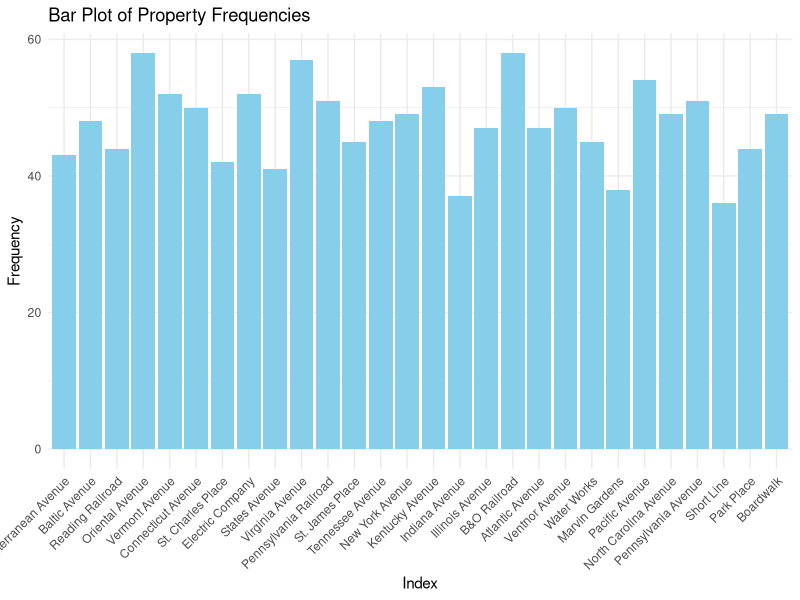
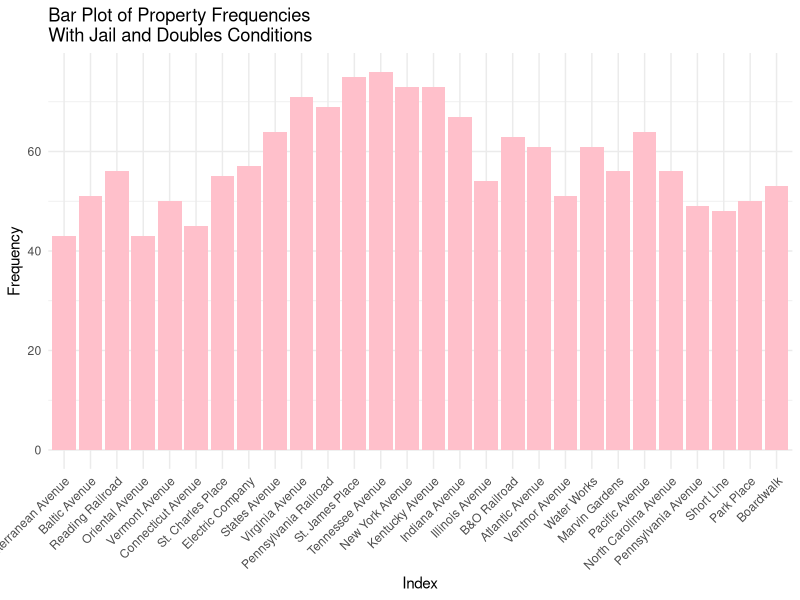
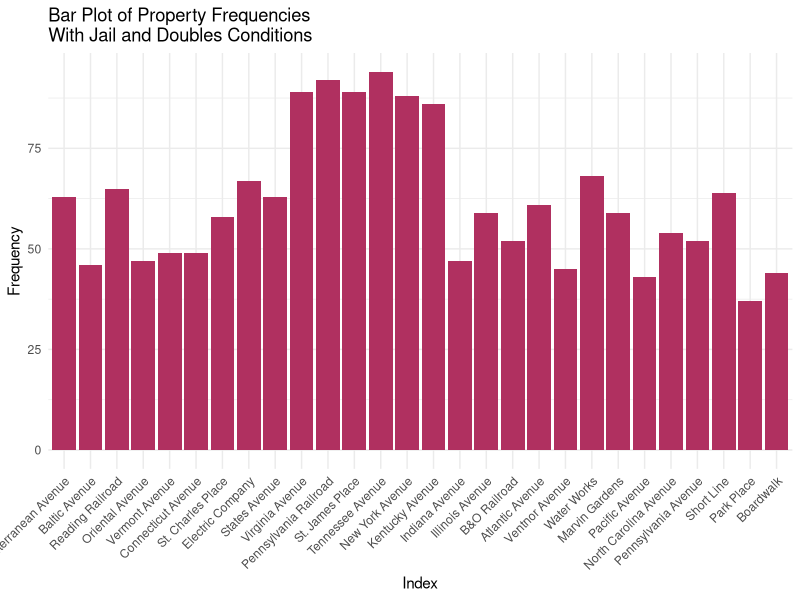

Source code (R) for these figures, in order:
## ---- chunk 1
knitr::opts_chunk$set(echo = TRUE)
## ---- chunk 2
# Word docx in repository
## ---- chunk 3
dice_1 <- function() {
  sample(1:6, 1)
}

dice_2 <- function() {
  sample(1:6, 1)
}

property_sum_10games <- c(0, 0, 0, 0, 0, 0, 0, 0, 0, 0, 0, 0, 0, 0, 0, 0, 0, 0, 0, 0, 0, 0, 0, 0, 0, 0, 0, 0)

for (game in 1:10) {
  game_board <- c(0, 0, 0, 0, 0, 0, 0, 0, 0, 0, 0, 0, 0, 0, 0, 0, 0, 0, 0, 0, 0, 0, 0, 0, 0, 0, 0, 0, 0, 0, 0, 0, 0, 0, 0, 0, 0, 0, 0, 0)

  players <- list(
    player1 <- 0,
    player2 <- 0,
    player3 <- 0,
    player4 <- 0
  )

  for (i in 1:50) {
    for (j in 1:4) {
      dice_total <- dice_1() + dice_2()
      players[[j]] <- (players[[j]] + dice_total) %% 41
      game_board[players[[j]]] <- game_board[players[[j]]] + 1
    }
  }

  properties <- game_board[c(2, 4, 6, 7, 9, 10, 12, 13, 14, 15, 16, 17, 19, 20, 22, 24, 25, 26, 27, 28, 29, 30, 32, 33, 35, 36, 38, 40)]
  
  property_sum_10games <- property_sum_10games + properties
}  

names(property_sum_10games) <- c("Mediterranean Avenue", "Baltic Avenue", "Reading Railroad", "Oriental Avenue", "Vermont Avenue", "Connecticut Avenue", "St. Charles Place", "Electric Company", "States Avenue", "Virginia Avenue", "Pennsylvania Railroad", "St. James Place", "Tennessee Avenue", "New York Avenue", "Kentucky Avenue", "Indiana Avenue", "Illinois Avenue", "B&O Railroad", "Atlantic Avenue", "Ventnor Avenue", "Water Works", "Marvin Gardens", "Pacific Avenue", "North Carolina Avenue", "Pennsylvania Avenue", "Short Line", "Park Place", "Boardwalk")

library(ggplot2)

prop_freq1 <- data.frame(
  property = factor(names(property_sum_10games), levels = names(property_sum_10games)),
  frequency = property_sum_10games
)

ggplot(prop_freq1, aes(x = property, y = frequency)) +
  geom_bar(stat = "identity", fill = "skyblue") +
  labs(x = "Index", y = "Frequency", title = "Bar Plot of Property Frequencies") +
  theme_minimal() +
  theme(axis.text.x = element_text(angle = 45, hjust = 1))
## ---- chunk 4
property_sum_10games_jail <- c(0, 0, 0, 0, 0, 0, 0, 0, 0, 0, 0, 0, 0, 0, 0, 0, 0, 0, 0, 0, 0, 0, 0, 0, 0, 0, 0, 0)

for (game in 1:10) {
  game_board <- c(0, 0, 0, 0, 0, 0, 0, 0, 0, 0, 0, 0, 0, 0, 0, 0, 0, 0, 0, 0, 0, 0, 0, 0, 0, 0, 0, 0, 0, 0, 0, 0, 0, 0, 0, 0, 0, 0, 0, 0)

  players <- list( # Store players as a list of data frames with their information
    player1 <- data.frame(
      location = 0, # Location on the board (integer)
      double_rolls = 0, # Number of times doubles have been rolled consecutively (integer)
      jail = FALSE, # Is the player in jail? (boolean)
      jail_rolls = 0), # Number of times a player has rolled while in jail (integer)
    player2 <- data.frame(
      location = 0,
      double_rolls = 0,
      jail = FALSE,
      jail_rolls = 0),
    player3 <- data.frame(
      location = 0,
      double_rolls = 0,
      jail = FALSE,
      jail_rolls = 0),
    player4 <- data.frame(
      location = 0,
      double_rolls = 0,
      jail = FALSE,
      jail_rolls = 0)
  )

  for (i in 1:50) { # Each player has 50 turns
    for (j in 1:4) { # Players take turns in order
      if (players[[j]]$jail == TRUE) { # If the player is in jail...
        d1 = dice_1()
        d2 = dice_2()
        jail_rolls <- jail_rolls + 1
        
        if (d1 == d2 || players[[j]]$jail_rolls == 3) { # If the player rolls doubles or has been in jail for 3 turns, then they get out
          jail = FALSE
          players[[j]]$jail_rolls <- 0
          dice_total <- dice_1() + dice_2()
          players[[j]]$location <- (players[[j]]$location + dice_total) %% 41
          game_board[players[[j]]$location] <- game_board[players[[j]]$location] + 1
        }
        
      } else { # If the player is not in jail...
        d1 = dice_1()
        d2 = dice_2()
        dice_total <- dice_1() + dice_2()
        players[[j]]$location <- (players[[j]]$location + dice_total) %% 41
        game_board[players[[j]]$location] <- game_board[players[[j]]$location] + 1
        
        if (players[[j]]$location == 31) { # Player landed on "Go to jail"
          players[[j]]$location <- 11
          jail = TRUE
        } else if (d1 == d2) { # Player rolled doubles on their first roll
          players[[j]]$double_rolls = players[[j]]$double_rolls + 1
        }
        
        while (players[[j]]$double_rolls > 0 & players[[j]]$double_rolls < 3) { # Player rolls again if they got doubles
          d1 = dice_1()
          d2 = dice_2()
          dice_total <- dice_1() + dice_2()
          players[[j]]$location <- (players[[j]]$location + dice_total) %% 41
          game_board[players[[j]]$location] <- game_board[players[[j]]$location] + 1
          
          if (d1 == d2) { # Increment the player's number of consecutive doubles rolls
            players[[j]]$double_rolls = players[[j]]$double_rolls + 1
          }
        }
        
        if (players[[j]]$double_rolls == 3) { # If player rolls double 3 times in a row, then they go to jail
          players[[j]]$location <- 11
          jail = TRUE
        }
      }
    }  
  }    

  properties <- game_board[c(2, 4, 6, 7, 9, 10, 12, 13, 14, 15, 16, 17, 19, 20, 22, 24, 25, 26, 27, 28, 29, 30, 32, 33, 35, 36, 38, 40)]
  
  property_sum_10games_jail <- property_sum_10games_jail + properties
}  

names(property_sum_10games_jail) <- c("Mediterranean Avenue", "Baltic Avenue", "Reading Railroad", "Oriental Avenue", "Vermont Avenue", "Connecticut Avenue", "St. Charles Place", "Electric Company", "States Avenue", "Virginia Avenue", "Pennsylvania Railroad", "St. James Place", "Tennessee Avenue", "New York Avenue", "Kentucky Avenue", "Indiana Avenue", "Illinois Avenue", "B&O Railroad", "Atlantic Avenue", "Ventnor Avenue", "Water Works", "Marvin Gardens", "Pacific Avenue", "North Carolina Avenue", "Pennsylvania Avenue", "Short Line", "Park Place", "Boardwalk")

library(ggplot2)

prop_freq2 <- data.frame(
  property = factor(names(property_sum_10games_jail), levels = names(property_sum_10games_jail)),
  frequency = property_sum_10games_jail
)

ggplot(prop_freq2, aes(x = property, y = frequency)) +
  geom_bar(stat = "identity", fill = "pink") +
  labs(x = "Index", y = "Frequency", title = "Bar Plot of Property Frequencies\nWith Jail and Doubles Conditions") +
  theme_minimal() +
  theme(axis.text.x = element_text(angle = 45, hjust = 1))
## ---- chunk 5
# Chance (Movement Cards):
  # Advance to Boardwalk
  # Advance to Go (Collect $200)
  # Advance to Illinois Avenue. If you pass Go, collect $200.
  # Advance to St. Charles Place. If you pass Go, collect $200.
  # Advance to the nearest Railroad. If unowned, you may buy it from the Bank. If owned, pay owner twice the rental to which they are otherwise entitled.
  # Advance to the nearest Railroad. If unowned, you may buy it from the Bank. If owned, pay owner twice the rental to which they are otherwise entitled.
  # Advance token to nearest Utility. If unowned, you may buy it from the Bank. If owned, throw dice and pay owner a total ten times amount thrown.
  # Go Back 3 Spaces.
  # Go to Jail. Go directly to Jail, do not pass Go, do not collect $200.
  # Take a trip to Reading Railroad. If you pass Go, collect $200.

# Chance (Non-Movement Cards):
  # Bank pays you dividend of $50.
  # Get Out of Jail Free.
  # Make general repairs on all your property. For each house pay $25. For each hotel pay $100.
  # Speeding fine $15.
  # You have been elected Chairman of the Board. Pay each player $50.
  # Your building loan matures. Collect $150

# Chance function
chance <- function() {
  card <- sample(1:16, 1)
  if (card == 1) {
    players[[j]]$location <- 40 # Advance to Boardwalk
  } else if (card == 2) {
    players[[j]]$location <- 1 # Advance to Go
  } else if (card == 3) {
    players[[j]]$location <- 25 # Advance to Illinois Ave
  } else if (card == 4) {
    players[[j]]$location <- 12 # Advance to St. Charles Place
  } else if (card == 5 || card == 6) { # Advance to the nearest railroad
    if (players[[j]]$location == 37) {
      players[[j]]$location <- 6 # Advance to Reading Railroad
    } else if (players[[j]]$location == 8) {
      players[[j]]$location <- 16 # Advance to Pennsylvania Railroad
    } else if (players[[j]]$location == 23) {
      players[[j]]$location <- 26 # Advance to B&O Railroad
    } # Short Line doesn't apply here
  } else if (card == 7) { # Advance to the nearest utility
    if (players[[j]]$location == 8 || players[[j]]$location == 37) {
      players[[j]]$location <- 13 # Advance to Electric Company
    } else if (players[[j]]$location == 23) {
      players[[j]]$location <- 29 # Advance to Water Works
    }
  } else if (card == 8) {
    players[[j]]$location <- players[[j]]$location - 3 # Move backwards 3 places
  } else if (card == 9) {
    players[[j]]$location <- 11 # Go to jail
    players[[j]]$jail == TRUE
  } else if (card == 10) {
    players[[j]]$location <- 6 # Advance to Reading Railroad
  } 
}

# Simulation with the chance function and jail conditions
property_sum_10games_chance <- c(0, 0, 0, 0, 0, 0, 0, 0, 0, 0, 0, 0, 0, 0, 0, 0, 0, 0, 0, 0, 0, 0, 0, 0, 0, 0, 0, 0)

for (game in 1:10) {
  game_board <- c(0, 0, 0, 0, 0, 0, 0, 0, 0, 0, 0, 0, 0, 0, 0, 0, 0, 0, 0, 0, 0, 0, 0, 0, 0, 0, 0, 0, 0, 0, 0, 0, 0, 0, 0, 0, 0, 0, 0, 0)

  players <- list(
    player1 <- data.frame(
      location = 0,
      double_rolls = 0,
      jail = FALSE,
      jail_rolls = 0),
    player2 <- data.frame(
      location = 0,
      double_rolls = 0,
      jail = FALSE,
      jail_rolls = 0),
    player3 <- data.frame(
      location = 0,
      double_rolls = 0,
      jail = FALSE,
      jail_rolls = 0),
    player4 <- data.frame(
      location = 0,
      double_rolls = 0,
      jail = FALSE,
      jail_rolls = 0)
  )

  for (i in 1:50) {
    for (j in 1:4) {
      if (players[[j]]$jail == TRUE) {
        d1 = dice_1()
        d2 = dice_2()
        jail_rolls <- jail_rolls + 1
        
        if (d1 == d2 || players[[j]]$jail_rolls == 3) {
          jail = FALSE
          players[[j]]$jail_rolls <- 0
          dice_total <- dice_1() + dice_2()
          players[[j]]$location <- (players[[j]]$location + dice_total) %% 41
          if (players[[j]]$location == 8 || players[[j]]$location == 23 || players[[j]]$location == 37) {
            game_board[players[[j]]$location] <- game_board[players[[j]]$location] + 1
            chance()
          }
          game_board[players[[j]]$location] <- game_board[players[[j]]$location] + 1
        }
        
      } else {
        d1 = dice_1()
        d2 = dice_2()
        dice_total <- dice_1() + dice_2()
        players[[j]]$location <- (players[[j]]$location + dice_total) %% 41
        if (players[[j]]$location == 8 || players[[j]]$location == 23 || players[[j]]$location == 37) {
            game_board[players[[j]]$location] <- game_board[players[[j]]$location] + 1
            chance()
          }
        game_board[players[[j]]$location] <- game_board[players[[j]]$location] + 1
        
        if (players[[j]]$location == 31) {
          players[[j]]$location <- 11
          jail = TRUE
        } else if (d1 == d2) {
          players[[j]]$double_rolls = players[[j]]$double_rolls + 1
        }
        
        while (players[[j]]$double_rolls > 0 & players[[j]]$double_rolls < 3) {
          d1 = dice_1()
          d2 = dice_2()
          dice_total <- dice_1() + dice_2()
          players[[j]]$location <- (players[[j]]$location + dice_total) %% 41
          if (players[[j]]$location == 8 || players[[j]]$location == 23 || players[[j]]$location == 37) {
            game_board[players[[j]]$location] <- game_board[players[[j]]$location] + 1
            chance()
          }
          game_board[players[[j]]$location] <- game_board[players[[j]]$location] + 1
          
          if (d1 == d2) {
            players[[j]]$double_rolls = players[[j]]$double_rolls + 1
          }
        }
        
        if (players[[j]]$double_rolls == 3) {
          players[[j]]$location <- 11
          jail = TRUE
        }
      }
    }  
  }    

  properties <- game_board[c(2, 4, 6, 7, 9, 10, 12, 13, 14, 15, 16, 17, 19, 20, 22, 24, 25, 26, 27, 28, 29, 30, 32, 33, 35, 36, 38, 40)]
  
  property_sum_10games_chance <- property_sum_10games_chance + properties
}  

names(property_sum_10games_chance) <- c("Mediterranean Avenue", "Baltic Avenue", "Reading Railroad", "Oriental Avenue", "Vermont Avenue", "Connecticut Avenue", "St. Charles Place", "Electric Company", "States Avenue", "Virginia Avenue", "Pennsylvania Railroad", "St. James Place", "Tennessee Avenue", "New York Avenue", "Kentucky Avenue", "Indiana Avenue", "Illinois Avenue", "B&O Railroad", "Atlantic Avenue", "Ventnor Avenue", "Water Works", "Marvin Gardens", "Pacific Avenue", "North Carolina Avenue", "Pennsylvania Avenue", "Short Line", "Park Place", "Boardwalk")

# Plot
library(ggplot2)

prop_freq2 <- data.frame(
  property = factor(names(property_sum_10games_chance), levels = names(property_sum_10games_chance)),
  frequency = property_sum_10games_chance
)

ggplot(prop_freq2, aes(x = property, y = frequency)) +
  geom_bar(stat = "identity", fill = "maroon") +
  labs(x = "Index", y = "Frequency", title = "Bar Plot of Property Frequencies\nWith Jail and Doubles Conditions") +
  theme_minimal() +
  theme(axis.text.x = element_text(angle = 45, hjust = 1))
## ---- chunk 6
# Community Chest Cards:
  # Advance to Go (Collect $200)
  # Bank error in your favor. Collect $200
  # Doctor’s fee. Pay $50
  # From sale of stock you get $50
  # Get Out of Jail Free
  # Go to Jail. Go directly to jail, do not pass Go, do not collect $200
  # Holiday fund matures. Receive $100
  # Income tax refund. Collect $20
  # It is your birthday. Collect $10 from every player
  # Life insurance matures. Collect $100
  # Pay hospital fees of $100
  # Pay school fees of $50
  # Receive $25 consultancy fee
  # You are assessed for street repair. $40 per house. $115 per hotel
  # You have won second prize in a beauty contest. Collect $10
  # You inherit $100
